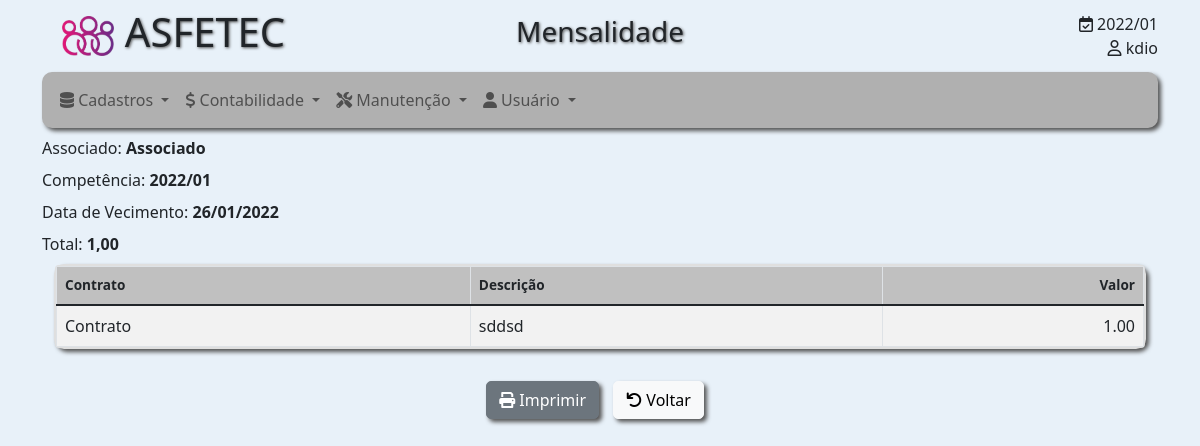
Screenshot of /mensalidade/show/1/ (signed in) with the database file from the repository.
### app/models/competencia.py (models this page shows, shortened)
class Competencia(models.Model):
    ano = models.CharField(max_length=4, unique=False, null=False, verbose_name=_('Ano'))
    mes = models.CharField(
        max_length=2, unique=False, null=False, choices=MESES, verbose_name=_('Mês'))
    data = models.DateField(blank=False, null=False, verbose_name=_('Data'))
    DEFAULT_DAY = 25
    class Meta:
        unique_together = (('ano', 'mes'))
        ordering = ['-ano', '-mes']
        verbose_name = _('Competência')
        verbose_name_plural = _('Competências')
    def __str__(self):
        return f"{self.ano}/{self.mes}"
    @classmethod
    def current(class_):
        return class_.objects.first()

### app/models/mensalidade.py (models this page shows, shortened)
class Mensalidade(models.Model):
    associado = models.ForeignKey(
        'app.Associado', null=False, on_delete=models.CASCADE, verbose_name=_('Associado'),
        related_name='mensalidades')
    competencia = models.ForeignKey(
        'app.Competencia', null=False, on_delete=models.CASCADE, verbose_name=_('Competência'),
        related_name='mensalidades')
    data_vence = models.DateField(blank=False, null=False, verbose_name=_('Data de Vecimento'))
    multa = models.DecimalField(
        decimal_places=2, max_digits=15, blank=True, null=True, verbose_name=_('Multa'))
    saldo = models.DecimalField(
        decimal_places=2, max_digits=15, blank=True, null=True, verbose_name=_('Saldo'))
    data_pgto = models.DateField(blank=True, null=True, verbose_name=_('Data de Pagamento'))
    valor_pgto = models.DecimalField(
        decimal_places=2, max_digits=15, blank=True, null=True,
        verbose_name=_('Valor do Pagamento'))
    PERCENTUAL_JUROS_MES = 0.01
    PERCENTUAL_MULTA = 0.10
    class Meta:
        unique_together = (('associado', 'competencia'))
        ordering = ['associado__nome', '-competencia__ano', '-competencia__mes']
        verbose_name = _('Mensalidade')
        verbose_name_plural = _('Mensalidades')
    def valor(self):
        soma = 0
        for alinea in self.alineas.all(): soma += alinea.valor
        return soma
    def juros(self):
        if self.data_vence >= date.today() or \
            (self.data_pgto and self.data_vence >= self.data_pgto): return 0
    def total(self):
        soma = self.valor()
        if self.multa: soma += self.multa
        if self.saldo: soma -= self.saldo
        soma += self.juros()
        return soma

### app/models/associado.py (models this page shows, shortened)
class Associado(models.Model):
    nome = models.CharField(max_length=50, null=False, verbose_name=_('Nome'))
    matricula = models.CharField(
        max_length=20, unique=True, blank=True, null=True, verbose_name=_('Matrícula'))
    telefone = models.CharField(max_length=20, blank=True, null=True, verbose_name=_('Telefone'))
    class Meta:
        ordering = ['nome']
        verbose_name = _('Associado')
        verbose_name_plural = _('Associados')
    def __str__(self):
        return self.nome

### app/models/contrato.py (models this page shows, shortened)
class Contrato(models.Model):
    nome = models.CharField(max_length=50, unique=True, null=False, verbose_name=_('Nome'))
    class Meta:
        ordering = ['nome']
        verbose_name = _('Contrato')
        verbose_name_plural = _('Contratos')
    def __str__(self):
        return self.nome

### app/models/contratacao.py (models this page shows, shortened)
class Contratacao(models.Model):
    contrato = models.ForeignKey(
        'app.Contrato', null=False, on_delete=models.CASCADE, verbose_name=_('Contrato'),
        related_name='contratacoes')
    associado = models.ForeignKey(
        'app.Associado', null=False, on_delete=models.CASCADE, verbose_name=_('Associado'),
        related_name='contratacoes')
    descricao = models.CharField(max_length=250, blank=True, verbose_name=_('Descrição'))
    valor = models.DecimalField(
        decimal_places=2, max_digits=15, null=False, verbose_name=_('Valor'))
    ativa = models.BooleanField(default=True, null=False, verbose_name=_('Ativa'))
    historico = models.TextField(blank=True, verbose_name=_('Histórico'))
    class Meta:
        ordering = ['associado__nome', '-ativa', 'contrato__nome', 'descricao']
        verbose_name = _('Contratação')
        verbose_name_plural = _('Contratações')

### app/models/alinea.py (models this page shows, shortened)
class Alinea(models.Model):
    mensalidade = models.ForeignKey(
        'app.Mensalidade', null=False, on_delete=models.CASCADE, verbose_name=_('Mensalidade'),
        related_name='alineas')
    contratacao = models.ForeignKey(
        'app.Contratacao', null=False, on_delete=models.CASCADE, verbose_name=_('Contratacao'),
        related_name='alineas')
    valor = models.DecimalField(
        decimal_places=2, max_digits=15, null=False, verbose_name=_('Valor'))
    class Meta:
        unique_together = (('mensalidade', 'contratacao'))
        ordering = ['contratacao__contrato__nome']
        verbose_name = _('Alínea')
        verbose_name_plural = _('Alíneas')

### app/views/mensalidade.py (the view)
# urls.py: path('mensalidade/show/<int:mensalidade_id>/', mensalidade.show, name='mensalidade_show'),
@login_required
def show(request, mensalidade_id):
    mensalidade = get_object_or_404(Mensalidade, pk=mensalidade_id)
    table_headers = [set_td(_('Contrato')), set_td(_('Descrição')), set_td(_('Valor'), 'r')]
    table_data = []
    table_actions = []
    for alinea in mensalidade.alineas.all():
        table_data.append(
            [set_td(alinea.contratacao.contrato),
            set_td(alinea.contratacao.descricao),
            set_td(alinea.valor, 'r')])
    context = {
        'title': _('Mensalidade'),
        'table_headers': table_headers,
        'table_data': table_data,
        'table_actions': table_actions,
        'mensalidade': mensalidade
        }
    return render(request, 'mensalidade/show.html', context)

### app/templatetags/public_tags.py (called while the page is built)
@register.simple_tag(name='setvar')
def setvar(value=None):
  return value

@register.filter(name='static_file')
def static_file(file):
    with open(f"{settings_value('BASE_DIR')}/{settings_value('STATIC_URL')}{file}","r") as f:
      string = f.read()
    return string

@register.filter(name='default_back_caption')
def default_back_caption(caption):
    return caption or _("Voltar")

@register.filter(name='default_back_url')
def default_back_url(url):
    return url or reverse('home')

@register.filter(name='settings_value')
def settings_value(name):
    return getattr(settings, name, "")

@register.simple_tag(name='current_competencia')
def current_competencia():
    return Competencia.current()

@register.filter(name='show_item')
def show_item(instance, field):
    value = getattr(instance, field)
    if not value: return ''
    if isinstance(value, date): value = date_to_str(value)
    caption = type(instance)._meta.get_field(field).verbose_name
    return f'<div class="mb-2 show-item">{caption}: <strong>{value}</strong></div>'

@register.filter(name='css_class')
def css_class(i):
    return CSS_CLASSES[i]

### app/utils/public.py (called while the page is built)
def set_td(data, class_=""):
    if data == 'action':
        class_ = data
        data = _('Ações')
    if class_ == 'action':
        class_ = "a"
    return {'data': data, 'class': class_}

def date_to_str(data):
    if data:
        return data.strftime('%d/%m/%Y')
    return ''

### app/templates/mensalidade/show.html (shortened to what this page needs)
{% extends 'base.html' %}
{% load public_tags %}
{% block content %}
  {{ mensalidade|show_item:'associado'|safe }}
  {{ mensalidade|show_item:'competencia'|safe }}
  {{ mensalidade|show_item:'data_vence'|safe }}
  {% with caption='Total' value=mensalidade.total %}
    {% include 'toolbox/show_item.html' %}
  {% endwith %}
  {% include 'toolbox/table.html' %}
  <br />
    <div class="text-center">
      {% url 'mensalidade_print' mensalidade.id as href %}
      {% setvar 'Imprimir' as caption %}
      {% include 'toolbox/actions/print.html' %}
      {% setvar '' as caption %}
      {% url 'associado_show' mensalidade.associado_id as href %}
      {% include 'toolbox/actions/back.html' %}
    </div>
{% endblock %}

### app/templates/toolbox/header.html
{% load static %}
{% load public_tags %}
<div id="container" class="container-xl navbar navbar-expand-md navbar-light" style="width:100%; text-align:center;">
  <div id="left" style="float:left; width:25%;">
    <h1 class="navbar-brand-autodark d-none-navbar-horizontal pe-0 pe-md-3 systitle">
      <span class="d-lg-inline-block">
        <img src="{% static 'images/logo.png' %}" style="width: 20%; height: 20%;"> ASFETEC
      </span>
    </h1>
  </div>
 <div id="center" style="display: inline-block; margin:0 auto;"><h3 class="systitle">{{ title }}<h3></div>
  <div id="right" class="d-print-none" style="float:right; width:25%;";>
    {% if user.is_authenticated %}
      <div align="right"><i class="far fa-calendar-check"></i> {% current_competencia %}</div>
      <div align="right"><i class="far fa-user"></i> {{ user }}</div>
    {% endif %}
  </div>
</div>

### app/templates/toolbox/table.html (shortened to what this page needs)
{% load public_tags %}
{% if table_data|length > 0 %}
  <div class="container align-items-center" align="center">
    <div class="card search-card d-print-none sysshadow" {% if table_size %}style="width: {{table_size}};"{% endif %}>
      <div data-controller="mobile-table" class="card nopadding">
        <div class="table-responsible">
          <table class="table table-vcenter card-table table-bordered table-striped table-hover nopadding" data-mobile-table-target="table">
            <thead>
              <tr>
                {% for item in table_headers %}
                  <th class="{{ item.class|css_class }}">{{ item.data }}</th>
                {% endfor %}
              </tr>
            </thead>
            <tbody>
              {% for line in table_data %}
                {% setvar forloop.counter0 as line_index %}
                <tr>
                  {% for td in line %}
                    <td class="{{ td.class|css_class }}">{{ td.data|safe }}</td>
                  {% endfor %}
                </tr>
              {% endfor %}
            </tbody>
          </table>
        </div>
      </div>
    </div>
  </div>
{% endif %}

### rows the page displays
Competencia: ano+mes "2022/01"
Mensalidade: associado.nome "Associado: Associado", competencia.mes "Competência: 2022/01", data_vence "Data de Vecimento: 26/01/2022"
Contrato: data "Contrato"
Contratacao: data "sddsd"
Alinea: data "1.00"

### other values shown
{{ title }} "Mensalidade"
{{ user }} "kdio"
{{ main_menu.name }} "Cadastros" "Contabilidade" "Manutenção" "Usuário"
{{ caption }} "Total"
{{ value }} "1,00"
{{ item.data }} "Contrato" "Descrição" "Valor"
{{ caption }} "Imprimir"
{{ caption|default_back_caption }} "Voltar"
